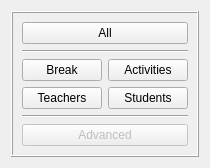
      <widget class="QWidget" name="timeConstraintsTab">
       <attribute name="title">
        <string comment="It is a tab for shortcut buttons to time constraints, so it refers to time constraints, but we need to keep it short, that is why I don't add also 'constraints'"> Time Constraints</string>
       </attribute>
       <layout class="QGridLayout" name="gridLayout_14">
        <item row="0" column="1">
         <spacer name="verticalSpacer_4">
          <property name="orientation">
           <enum>Qt::Vertical</enum>
          </property>
          <property name="sizeHint" stdset="0">
           <size>
            <width>20</width>
            <height>0</height>
           </size>
          </property>
         </spacer>
        </item>
        <item row="1" column="0">
         <spacer name="horizontalSpacer_3">
          <property name="orientation">
           <enum>Qt::Horizontal</enum>
          </property>
          <property name="sizeHint" stdset="0">
           <size>
            <width>0</width>
            <height>20</height>
           </size>
          </property>
         </spacer>
        </item>
        <item row="1" column="1">
         <widget class="QFrame" name="frameTime">
          <property name="frameShape">
           <enum>QFrame::Box</enum>
          </property>
          <property name="frameShadow">
           <enum>QFrame::Raised</enum>
          </property>
          <layout class="QGridLayout" name="gridLayout_3">
           <item row="0" column="0" colspan="2">
            <widget class="QPushButton" name="shortcutAllTimeConstraintsPushButton">
             <property name="text">
              <string comment="It refers to all time constraints (it is the text of a button for activating all time constraints dialog on the main form). It is on the shortcuts tab buttons, so keep translation short">All</string>
             </property>
            </widget>
           </item>
           <item row="1" column="0" colspan="2">
            <widget class="Line" name="line_3">
             <property name="orientation">
              <enum>Qt::Horizontal</enum>
             </property>
            </widget>
           </item>
           <item row="2" column="0">
            <widget class="QPushButton" name="shortcutBreakTimeConstraintsPushButton">
             <property name="enabled">
              <bool>true</bool>
             </property>
             <property name="text">
              <string comment="Refers to break constraints (it is a button in the shortcuts tab on main form)">Break</string>
             </property>
            </widget>
           </item>
           <item row="2" column="1">
            <widget class="QPushButton" name="shortcutActivitiesTimeConstraintsPushButton">
             <property name="text">
              <string comment="It is on the shortcuts tab buttons, so keep translation short">Activities</string>
             </property>
            </widget>
           </item>
           <item row="3" column="0">
            <widget class="QPushButton" name="shortcutTeachersTimeConstraintsPushButton">
             <property name="text">
              <string comment="It is on the shortcuts tab buttons, so keep translation short">Teachers</string>
             </property>
            </widget>
           </item>
           <item row="3" column="1">
            <widget class="QPushButton" name="shortcutStudentsTimeConstraintsPushButton">
             <property name="text">
              <string comment="It is on the shortcuts tab buttons, so keep translation short">Students</string>
             </property>
            </widget>
           </item>
           <item row="4" column="0" colspan="2">
            <widget class="Line" name="line_4">
             <property name="orientation">
              <enum>Qt::Horizontal</enum>
             </property>
            </widget>
           </item>
           <item row="5" column="0" colspan="2">
            <widget class="QPushButton" name="shortcutAdvancedTimeConstraintsPushButton">
             <property name="enabled">
              <bool>false</bool>
             </property>
             <property name="text">
              <string>Advanced</string>
             </property>
            </widget>
           </item>
          </layout>
         </widget>
        </item>
        <item row="1" column="2">
         <spacer name="horizontalSpacer_4">
          <property name="orientation">
           <enum>Qt::Horizontal</enum>
          </property>
          <property name="sizeHint" stdset="0">
           <size>
            <width>0</width>
            <height>20</height>
           </size>
          </property>
         </spacer>
        </item>
        <item row="2" column="1">
         <spacer name="verticalSpacer_3">
          <property name="orientation">
           <enum>Qt::Vertical</enum>
          </property>
          <property name="sizeHint" stdset="0">
           <size>
            <width>20</width>
            <height>0</height>
           </size>
          </property>
         </spacer>
        </item>
       </layout>
      </widget>
